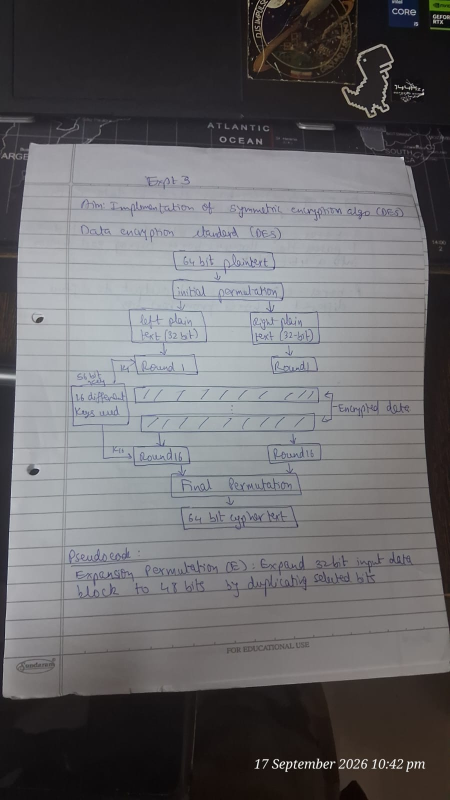
#> input picture P2_doc_scanner/input_pages/page1.jpeg, 900 x 1600 px (shown at 1/2 size); its folder holds only this picture in this run
$ python main.py
#> lines starting #> are read from the running program, lines starting #| are printed output that depends on the picture; after the words box and inside, x2 and y2 are one past the last pixel; in counts of white or black regions, pixels touching at a corner belong together
#results un satisfactory may want to switch to a hybrid canny + segmentation method or segmentation only method
'''
updated pipeline ->
segmentation provides better results compared to canny edge detection
load image
convert to hsv
apply segmentation for page ka color (mostly white and grey)
apply opening type morphology as image is big enough to not get removed while noise gets removed
draw contour and pick the largest one
apply approximation on the contour
pick the 4 edges
apply perspective transform

'''

import numpy as np
import cv2
from pathlib import Path

#input the images
input_folder_path = Path("C:\\Users\\HARSHIT\\Desktop\\Computer Vision and LIDAR\\P2_doc_scanner\\input_pages")

extensions = {".jpg",".png",".jpeg"}

image_paths = []
images = []

cv2.namedWindow("Scanner",cv2.WINDOW_NORMAL)

for file in input_folder_path.iterdir():
    if file.suffix.lower() in extensions:
        image_paths.append(str(file))

for path in image_paths:
    images.append(cv2.imread(path))

cv2.resizeWindow("Scanner", 600, 900)

print("Numeber of images :",len(images))
#| Numeber of images : 1

#filter the images with blurring and conversion to hsv
filtered =[] # converting to hsv and blurring
target_width = 1000
for image in images:
   image = cv2.cvtColor(image,cv2.COLOR_BGR2HSV)
   image = cv2.GaussianBlur(
        image,
        (7,7),
        0
      )
   # [4 lines of commented-out code are left out]
   filtered.append(image)
#> this loop made 1 pass
#> after the loop, filtered = 1 item
print("converted images to gray and blurred them too !")

#apply segmentation to detect the paper
lower_hsv = (0,0,71)
upper_hsvc = (179,58,210) #got from  hsv tuner script and manually adjusting till get proper segmentation on the paper

raw_segment_masks = []

for img in filtered:
    mask = cv2.inRange(
        img,
        lower_hsv,
        upper_hsvc
    )
    raw_segment_masks.append(mask)
#> this loop made 1 pass
#> pass 1, `mask = cv2.inRange( img, lower_hsv, upper_hsvc )`:
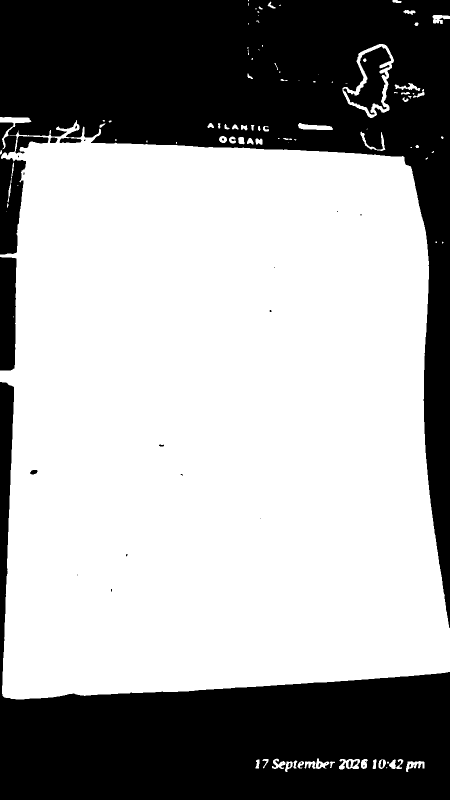
#> mask: shape (1600, 900) (shown at 1/2 size); 63.7% white; 36 black regions (22 under 20 px), largest, box (x1, y1, x2, y2) and area: (0, 0, 900, 1256) 299400, (0, 764, 900, 1600) 209013, (0, 514, 33, 741) 7004
#> after the loop, raw_segment_masks = 1 item

print("applied segmentation on the images!")

#apply morphology to remove noise
morphed = []
kernel = cv2.getStructuringElement(
    cv2.MORPH_RECT,
    (7,7)
)
for mask in raw_segment_masks:
    mask = cv2.morphologyEx(
        mask,
        cv2.MORPH_OPEN,
        kernel
    )
    mask = cv2.morphologyEx(
        mask,
        cv2.MORPH_CLOSE,
        kernel
    )
    morphed.append(mask)
#> this loop made 1 pass
#> pass 1, `mask = cv2.morphologyEx( mask, cv2.MORPH_OPEN, kernel )`:
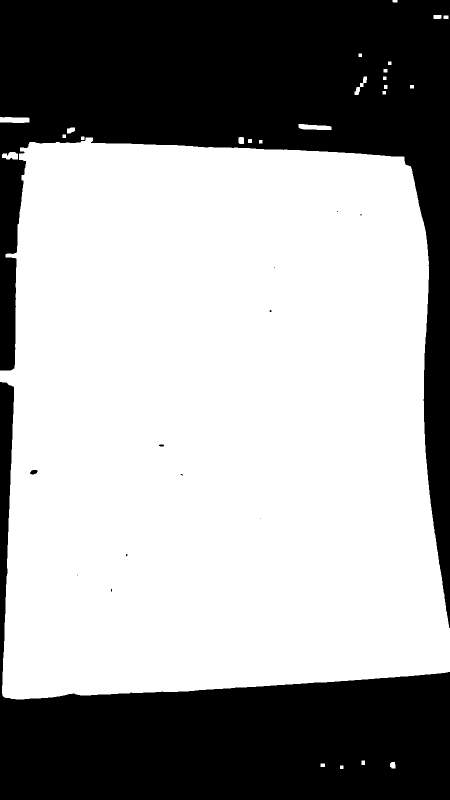
#> mask: shape (1600, 900) (shown at 1/2 size); 63% white; 13 black regions (9 under 20 px), largest, box (x1, y1, x2, y2) and area: (0, 0, 900, 1256) 320877, (0, 764, 900, 1600) 212091, (60, 940, 75, 949) 102, (318, 889, 328, 893) 35
#> after the loop, morphed = 1 item

print("applied opening morphology")

#the paper will most likely be the largest contour so detect that
contours = []
for mask in morphed:
    conts , _ = cv2.findContours(
        mask,
        cv2.RETR_EXTERNAL,
        cv2.CHAIN_APPROX_NONE
    )
    largest = max(conts,key=cv2.contourArea)
    contours.append(largest)
#> after the loop, contours = 1 contour; box (x1, y1, x2, y2) and area: (0, 273, 900, 1399) 902362

print("found all the largest contours! in each image ..most likely to be the paper!!")

#approximate the contour to a rectangle
factor = 0.02
approximates = []
for i, contour in enumerate(contours):
    perim = cv2.arcLength(
        contour,
        True
    )
    epsilon = perim*factor
    approx = cv2.approxPolyDP(
        contour,
        epsilon,
        True
    )
    if len(approx) ==4:
      approximates.append((i,approx))
#> this loop made 1 pass
#> (perim, epsilon, approx) on pass 1: (4111.9, 82.24, [[6, 307], [5, 1391], [899, 1343], [808, 314]])
#> after the loop, approximates = [(0, [[6, 307], [5, 1391], [899, 1343], [808, 314]])]

print("approximation to rectangle ish done!!")

#apply perspective transform
def order_points(points):

    ordered = np.zeros((4, 2), dtype=np.float32)

    s = points.sum(axis=1)
    diff = np.diff(points, axis=1)

    ordered[0] = points[np.argmin(s)]      # top-left
    ordered[2] = points[np.argmax(s)]      # bottom-right

    ordered[1] = points[np.argmin(diff)]   # top-right
    ordered[3] = points[np.argmax(diff)]   # bottom-left

    return ordered

def four_point_transform(image, points):

    rect = order_points(points)

    (tl, tr, br, bl) = rect

    width_top = np.linalg.norm(tr - tl)
    width_bottom = np.linalg.norm(br - bl)

    max_width = int(max(width_top, width_bottom))

    height_left = np.linalg.norm(bl - tl)
    height_right = np.linalg.norm(br - tr)

    max_height = int(max(height_left, height_right))

    dst = np.array([
        [0, 0],
        [max_width - 1, 0],
        [max_width - 1, max_height - 1],
        [0, max_height - 1]
    ], dtype=np.float32)

    matrix = cv2.getPerspectiveTransform(
        rect,
        dst
    )

    warped = cv2.warpPerspective(
        image,
        matrix,
        (max_width, max_height)
    )

    return warped

scanned_pages = []
destination_path = str("C:\\Users\\HARSHIT\\Desktop\\Computer Vision and LIDAR\\P2_doc_scanner\\output_pages\\o_page")
for i, approx in approximates:

    points = approx.reshape(4, 2).astype(np.float32)

    scanned = four_point_transform(
        images[i],
        points
    )

    scanned_pages.append(scanned)

    success = cv2.imwrite(
        f"{destination_path}{i}.jpeg",
        scanned
    )
    if(success):
        print(f"Saved image : {i}")

    '''cv2.imshow(
        f"Scanned {i}",
        scanned
    )
    cv2.imshow(f"original{i}",images[i])'''
#> this loop made 1 pass
#> (printed output is left out)
#> pass 1, in four_point_transform, `warped = cv2.warpPerspective( image, matrix, (max_width, max_height) )`:
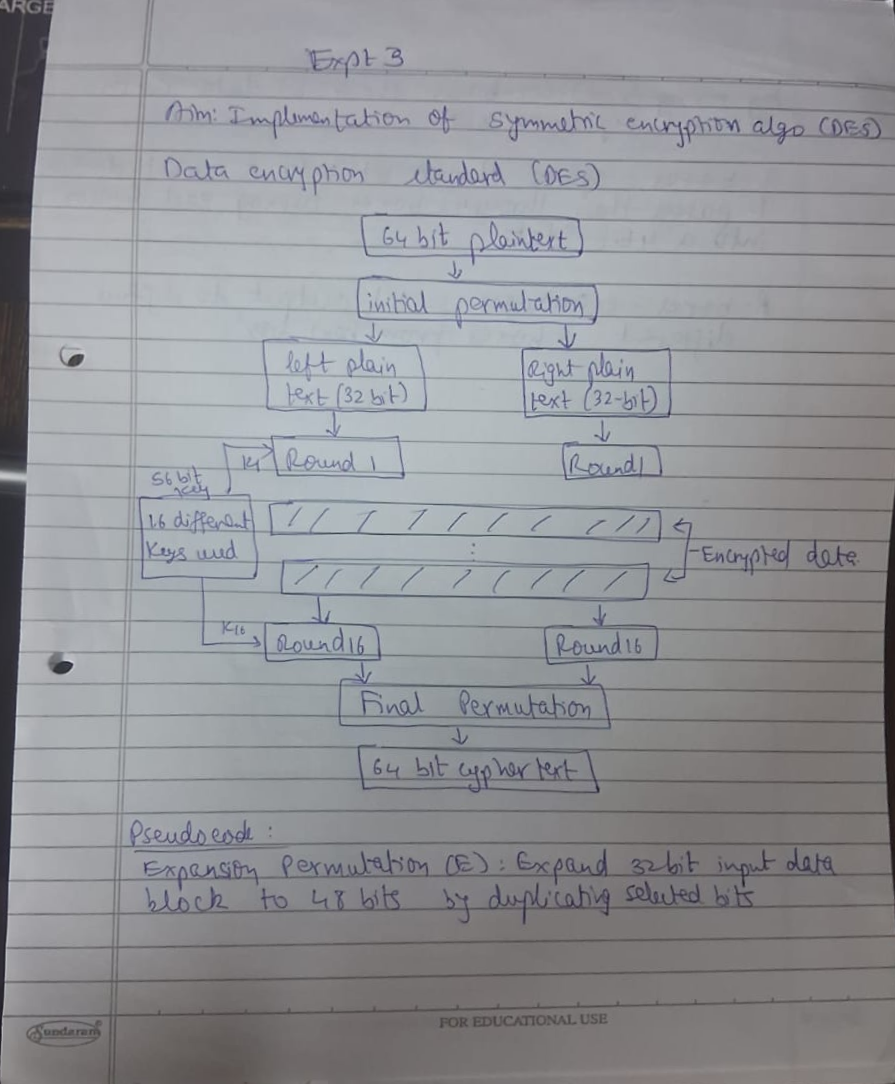
#> warped: shape (1084, 895, 3); mean B, G, R 150.2, 146.2, 145
#> after the loop, scanned_pages = 1 item

cv2.waitKey(0)
cv2.destroyAllWindows()
# draw the rectangle over the page
#store the image


'''
older pipeline -----


This is the first major project (second technicallly if u consider vegetation detector too) for the roadmap given in roadmap.md
The goal is to build a document scanner pipeline using opencv2
load input image(s)
detect the papaer
find outline
find corners
fix the perspective transform
present the scanned document in output folder

proposed preliminary pipeline is
Photograph
   ↓
Grayscale
   ↓
Blur
   ↓
Canny
   ↓
Contour detection
   ↓
Find document contour
   ↓
approxPolyDP()
   ↓
4 corners
   ↓
Perspective transform
   ↓
Scanned document
'''
'''
import numpy as np
import cv2
from pathlib import Path

input_folder_path = Path("C:\\Users\\HARSHIT\\Desktop\\Computer Vision and LIDAR\\P2_doc_scanner\\input_pages")

extensions = {".jpg",".png",".jpeg"}

image_paths = []
images = []

cv2.namedWindow("Scanner",cv2.WINDOW_NORMAL)

for file in input_folder_path.iterdir():
    if file.suffix.lower() in extensions:
        image_paths.append(str(file))

for path in image_paths:
    images.append(cv2.imread(path))

cv2.resizeWindow("Scanner", 600, 900)

print("Numeber of images :",len(images))

filtered =[] # resized and grey and burred
target_width = 1000
for image in images:
   image = cv2.cvtColor(image,cv2.COLOR_BGR2GRAY)
   image = cv2.GaussianBlur(
        image,
        (7,7),
        0
      )
   # [4 lines of commented-out code are left out]
   filtered.append(image)
print("converted images to gray and blurred them too !")

edges = []
sigma = 0.33

for img in filtered:
    pix_intensity = np.median(img)
    lower = int(max(0,(1.0-sigma)*pix_intensity))
    upper = int(min(255,(1.0+sigma)*pix_intensity))
    img = cv2.Canny(
        img,
        lower,
        upper
      )
    edges.append(img)

print("applied edge detection to all")

kernel = cv2.getStructuringElement(
    cv2.MORPH_RECT,
    (7,7)
)

morphs = []

for edge in edges:
    edge = cv2.morphologyEx(
        edge,
        cv2.MORPH_CLOSE,
        kernel
    )

    morphs.append(edge)

print("applied morphology!")
cv2.imshow("Scanner",morphs[6])
cv2.waitKey(0)
cv2.destroyAllWindows()

'''

$ run again, on P2_doc_scanner/input_pages/page5.jpeg
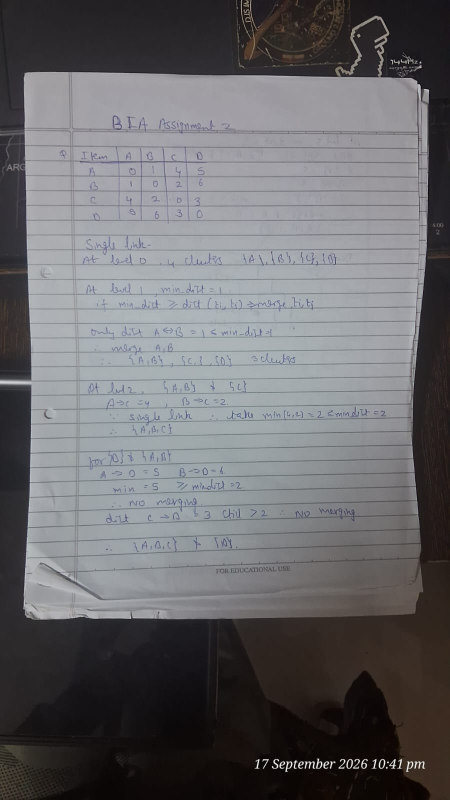
#> input picture P2_doc_scanner/input_pages/page5.jpeg, 900 x 1600 px (shown at 1/2 size)
#| Numeber of images : 1
#> the loop `for image in images:` made 1 pass
#> after the loop `for image in images:`: filtered = 1 item
#> the loop `for img in filtered:` made 1 pass
#> pass 1, `mask = cv2.inRange( img, lower_hsv, upper_hsvc )`:
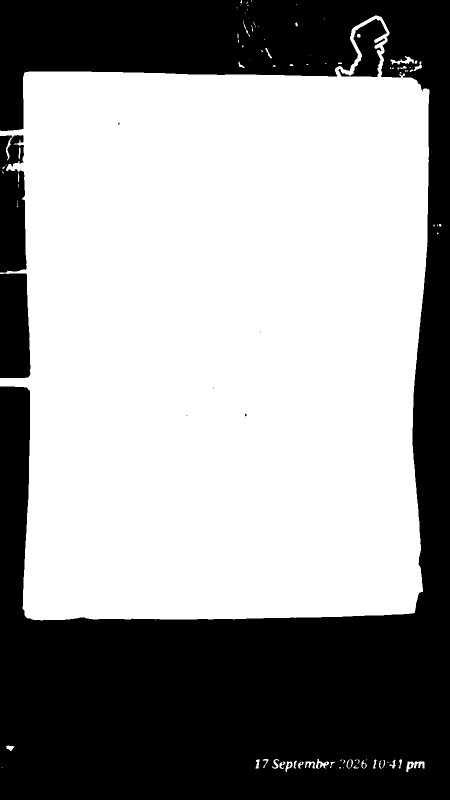
#> mask: shape (1600, 900) (shown at 1/2 size); 60.2% white; 12 black regions (6 under 20 px), largest, box (x1, y1, x2, y2) and area: (0, 0, 900, 1600) 543483, (0, 270, 53, 545) 12521, (0, 547, 61, 756) 11942, (677, 38, 774, 154) 4971, (576, 1526, 582, 1535) 35, (818, 1527, 823, 1535) 28
#> the loop `for mask in raw_segment_masks:` made 1 pass
#> the loop `for mask in morphed:` made 1 pass
#> after the loop `for mask in morphed:`: contours = 1 contour; box (x1, y1, x2, y2) and area: (0, 131, 859, 1240) 858954
#> the loop `for i, contour in enumerate(contours):` made 1 pass
#> (perim, epsilon, approx) on pass 1: (4158.9, 83.18, [[832, 160], [48, 146], [53, 1235], [829, 1224]])
#> after the loop `for i, contour in enumerate(contours):`: approximates = [(0, [[832, 160], [48, 146], [53, 1235], [829, 1224]])]
#> the loop `for i, approx in approximates: ` made 1 pass
#> (points, width_top in four_point_transform, width_bottom in four_point_transform, max_width in four_point_transform, height_left in four_point_transform) on pass 1: ([[832, 160], [48, 146], [53, 1235], [829, 1224]], 784.1, 776.1, 784, 1089)
#> (printed output is left out)
#> pass 1, in four_point_transform, `warped = cv2.warpPerspective( image, matrix, (max_width, max_height) )`:
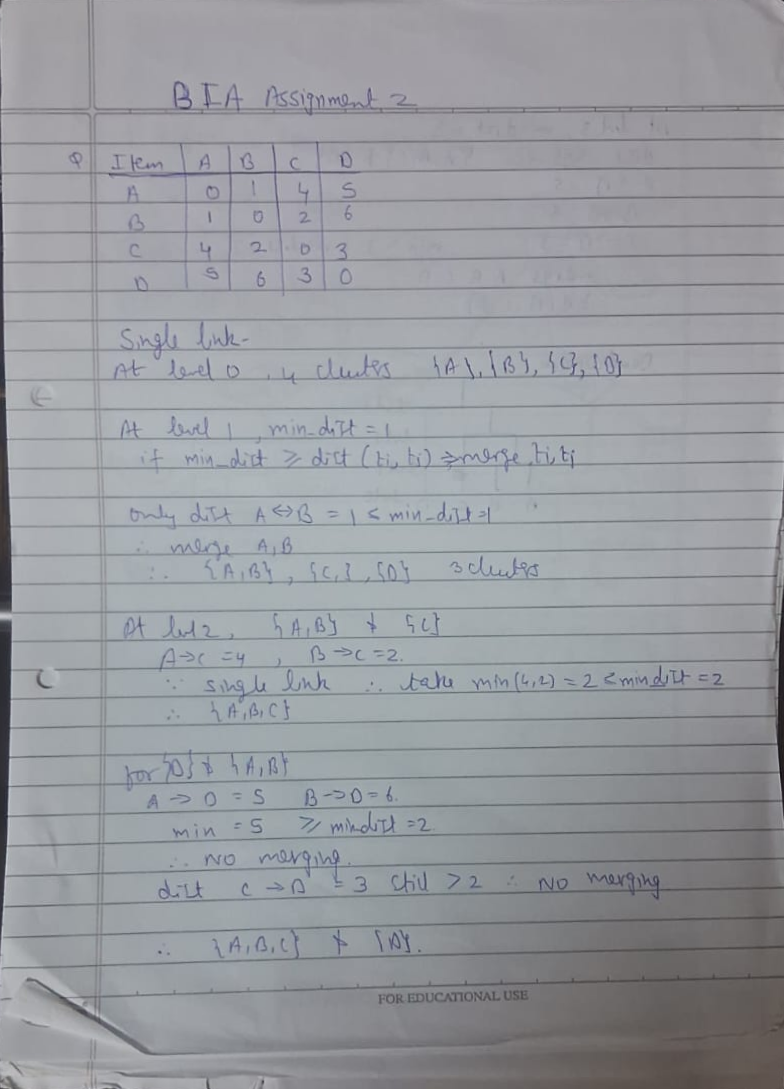
#> warped: shape (1089, 784, 3); mean B, G, R 158.9, 153.9, 151.4
#> after the loop `for i, approx in approximates:`: scanned_pages = 1 item

$ run again, on P2_doc_scanner/input_pages/page6.jpeg
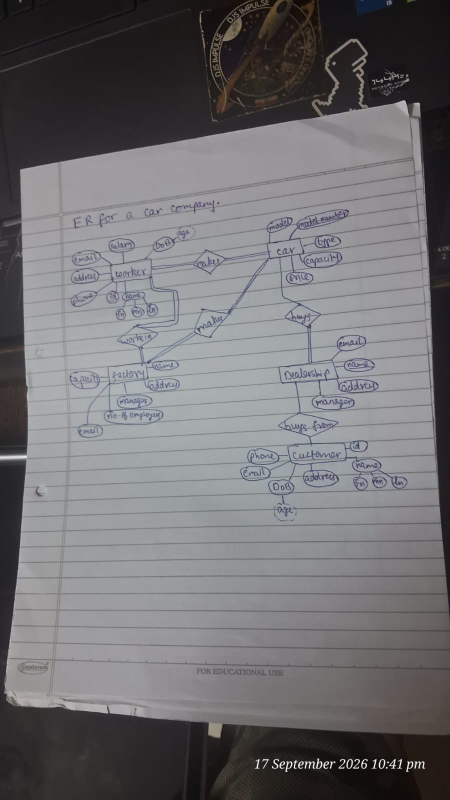
#> input picture P2_doc_scanner/input_pages/page6.jpeg, 900 x 1600 px (shown at 1/2 size)
#| Numeber of images : 1
#> the loop `for image in images:` made 1 pass
#> after the loop `for image in images:`: filtered = 1 item
#> the loop `for img in filtered:` made 1 pass
#> pass 1, `mask = cv2.inRange( img, lower_hsv, upper_hsvc )`:
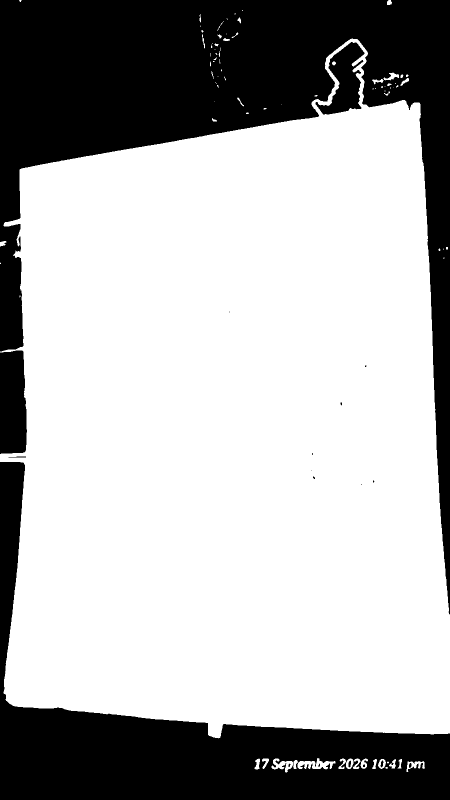
#> mask: shape (1600, 900) (shown at 1/2 size); 69.2% white; 19 black regions (11 under 20 px), largest, box (x1, y1, x2, y2) and area: (0, 0, 900, 1229) 276070, (0, 924, 900, 1600) 149631, (0, 701, 54, 908) 10310
#> the loop `for mask in raw_segment_masks:` made 1 pass
#> the loop `for mask in morphed:` made 1 pass
#> after the loop `for mask in morphed:`: contours = 1 contour; box (x1, y1, x2, y2) and area: (0, 166, 900, 1476) 986746
#> the loop `for i, contour in enumerate(contours):` made 1 pass
#> (perim, epsilon, approx) on pass 1: (4514.5, 90.29, [[838, 205], [39, 339], [19, 1407], [899, 1466]])
#> after the loop `for i, contour in enumerate(contours):`: approximates = [(0, [[838, 205], [39, 339], [19, 1407], [899, 1466]])]
#> the loop `for i, approx in approximates: ` made 1 pass
#> (points, width_top in four_point_transform, width_bottom in four_point_transform, max_width in four_point_transform, height_left in four_point_transform) on pass 1: ([[838, 205], [39, 339], [19, 1407], [899, 1466]], 810.2, 882, 881, 1068.2)
#> (printed output is left out)
#> pass 1, in four_point_transform, `warped = cv2.warpPerspective( image, matrix, (max_width, max_height) )`:
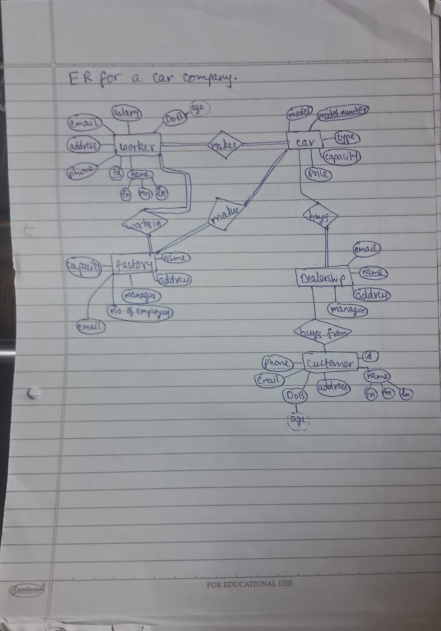
#> warped: shape (1262, 881, 3) (shown at 1/2 size); mean B, G, R 150.8, 147, 146.5
#> after the loop `for i, approx in approximates:`: scanned_pages = 1 item
